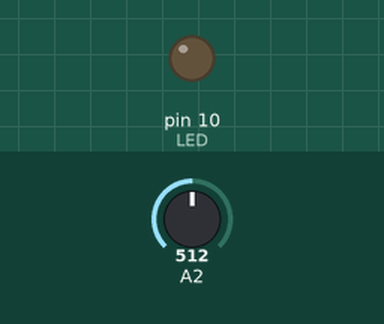
Simulated run of this sketch. Board: Arduino Uno, built with avr-gcc and run on an emulated ATmega328P. Shown: output pins drawn as LEDs (lit = HIGH). The inputs (shaded band) are chosen by the test bench; at power-on: A2 = 512.

Above: at 1.2 s.
1.3 s: A2 set to 988
2.8 s: A2 set to 1017
At 3.1 s:
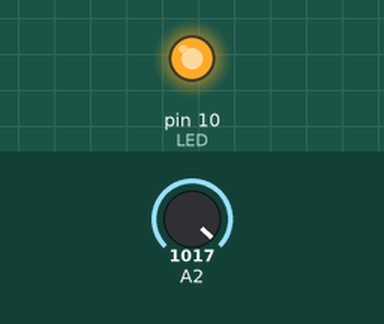
4.3 s: A2 set to 990
At 5.4 s:
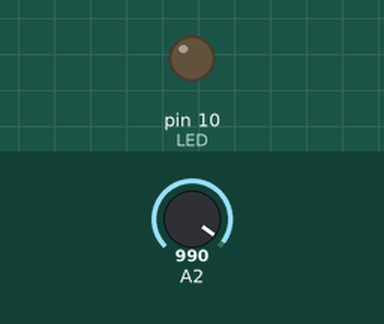
5.8 s: A2 set to 1010
At 6.5 s:
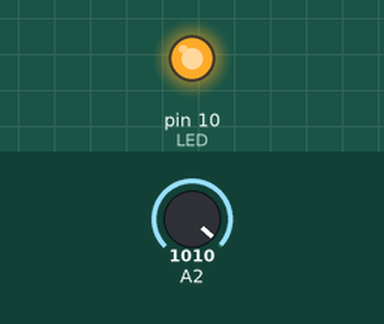
Timing chart, 0 to 8.3 s (numbered marks = the images above; inputs shaded):
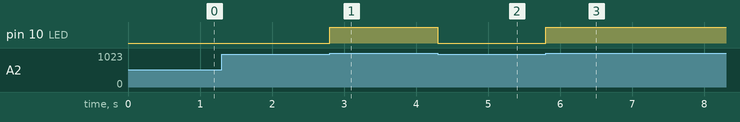

Measured:
- the behaviour switches between 1000 and 1001 on A2 (found by bisection; images 0 and 1)
- after the input at 1.3 s, every drawn part: stays the same
- after the input at 2.8 s, pin 10 (LED): LOW → HIGH at once
- after the input at 4.3 s, pin 10 (LED): HIGH → LOW at once
- after the input at 5.8 s, pin 10 (LED): LOW → HIGH at once

The sketch:

Mercury_Switch.ino
```cpp
#define LED 10  // 定义LED引脚为 10
int val = 0;    // 定义变量val储存传感器值
void setup(){
  pinMode(LED ,OUTPUT); // 定义LED引脚为输出

}
void loop(){
  val = analogRead(2);
  if (val > 1000){          // 开关断开时，A2通过10K上拉至VCC
    digitalWrite(LED,HIGH);  // 点亮LED灯
  } else{
    digitalWrite(LED,LOW); // 熄灭LED灯
  }
}
```
